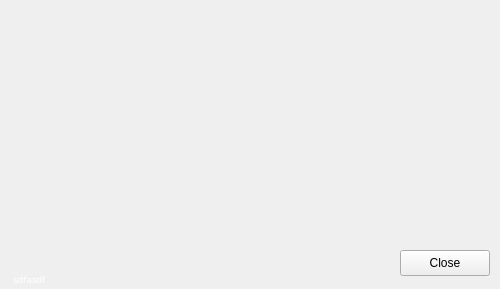
<?xml version="1.0" encoding="UTF-8"?>
<ui version="4.0">
 <class>Form</class>
 <widget class="QWidget" name="Form">
  <property name="geometry">
   <rect>
    <x>0</x>
    <y>0</y>
    <width>500</width>
    <height>289</height>
   </rect>
  </property>
  <property name="windowTitle">
   <string>Form</string>
  </property>
  <widget class="QLabel" name="splashLabel">
   <property name="geometry">
    <rect>
     <x>0</x>
     <y>0</y>
     <width>500</width>
     <height>289</height>
    </rect>
   </property>
   <property name="frameShape">
    <enum>QFrame::NoFrame</enum>
   </property>
   <property name="frameShadow">
    <enum>QFrame::Plain</enum>
   </property>
   <property name="text">
    <string/>
   </property>
   <property name="pixmap">
    <pixmap>../../images/lhpcdt_splash.png</pixmap>
   </property>
  </widget>
  <widget class="QLabel" name="versionLabel">
   <property name="geometry">
    <rect>
     <x>13</x>
     <y>225</y>
     <width>320</width>
     <height>61</height>
    </rect>
   </property>
   <property name="palette">
    <palette>
     <active>
      <colorrole role="WindowText">
       <brush brushstyle="SolidPattern">
        <color alpha="255">
         <red>255</red>
         <green>255</green>
         <blue>255</blue>
        </color>
       </brush>
      </colorrole>
     </active>
     <inactive>
      <colorrole role="WindowText">
       <brush brushstyle="SolidPattern">
        <color alpha="255">
         <red>255</red>
         <green>255</green>
         <blue>255</blue>
        </color>
       </brush>
      </colorrole>
     </inactive>
     <disabled>
      <colorrole role="WindowText">
       <brush brushstyle="SolidPattern">
        <color alpha="255">
         <red>128</red>
         <green>128</green>
         <blue>128</blue>
        </color>
       </brush>
      </colorrole>
     </disabled>
    </palette>
   </property>
   <property name="font">
    <font>
     <family>DejaVu Sans</family>
     <pointsize>7</pointsize>
     <weight>50</weight>
     <bold>false</bold>
    </font>
   </property>
   <property name="frameShape">
    <enum>QFrame::NoFrame</enum>
   </property>
   <property name="text">
    <string>sdfasdf</string>
   </property>
   <property name="alignment">
    <set>Qt::AlignBottom|Qt::AlignLeading|Qt::AlignLeft</set>
   </property>
  </widget>
  <widget class="QPushButton" name="closeButton">
   <property name="geometry">
    <rect>
     <x>400</x>
     <y>250</y>
     <width>90</width>
     <height>26</height>
    </rect>
   </property>
   <property name="text">
    <string>Close</string>
   </property>
   <property name="flat">
    <bool>false</bool>
   </property>
  </widget>
 </widget>
 <resources/>
 <connections/>
</ui>
